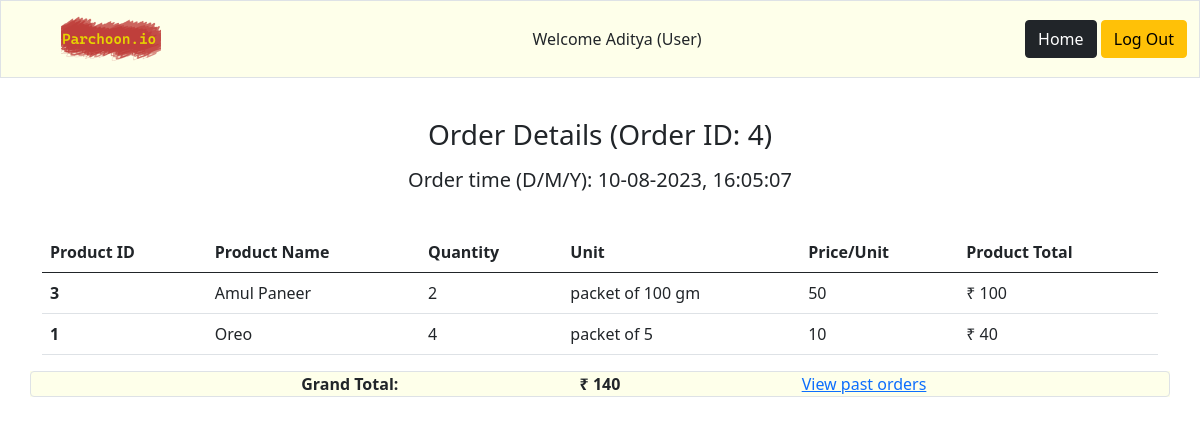
Page /order_summary/1/4/ on the committed database.
### model.py (models this page shows, shortened)
class Users(db.Model):
    __tablename__ = 'users'
    user_id= db.Column(db.Integer, autoincrement=True, primary_key=True, nullable=False, unique=True)
    user_email= db.Column(db.String, nullable=False, unique=True)
    user_password= db.Column(db.String, nullable=False)
    user_username= db.Column(db.String, nullable=False, unique=True)
    user_firstname= db.Column(db.String, nullable=True)
    user_midname= db.Column(db.String)
    user_lastname= db.Column(db.String)
    user_city= db.Column(db.String, nullable=False)
    user_pincode= db.Column(db.Integer, nullable=False)
    user_address= db.Column(db.String)

class Orders(db.Model):
    __tablename__ = 'orders'
    order_rowID = db.Column(db.Integer, primary_key=True, nullable=False, autoincrement=True)
    order_id = db.Column(db.Integer, nullable=False)
    order_userID = db.Column(db.Integer, db.ForeignKey('users.user_id'), nullable=False)
    order_itemID = db.Column(db.Integer, db.ForeignKey('items.item_id'), nullable=False)
    order_qty = db.Column(db.Integer, nullable=False)
    order_price = db.Column(db.Integer, nullable=False)
    order_unit = db.Column(db.String, nullable=False)
    order_time = db.Column(db.Float())
    order_total = db.Column(db.Integer)
    order_itemName = db.Column(db.String)

class Unique_orders(db.Model):
    __tablename__ = 'unique_orders'
    order_id = db.Column(db.Integer, primary_key=True, nullable=False)
    user_id = db.Column(db.Integer, nullable=False)
    order_total = db.Column(db.Integer)
    order_time = db.Column(db.Float())

### routes.py (the view)
@app.route('/order_summary/<int:userID>/<int:orderID>/')
def order_summary(userID, orderID):
    user = Users.query.get(userID) # Current user
    uniqueOrder = Unique_orders.query.get(orderID)
    order = Orders.query.filter_by(order_id=orderID).all()
    orderTime = dt.datetime.fromtimestamp(uniqueOrder.order_time)
    orderTime = orderTime.strftime("%d-%m-%Y, %H:%M:%S")
    return rt('order_summary.html', userID=userID, orderID=orderID, uniqueOrder=uniqueOrder, order=order, user=user, Items=Items, orderTime=orderTime)

### templates/order_summary.html
{% extends 'base.html' %}
{%block buttons%}
    <a href="{{url_for('user_home',userID=userID)}}" type="button" class="btn btn-dark">Home</a>
    <a href="{{url_for('index')}}" type="button" class="btn btn-warning">Log Out</a>
{%endblock%}
{% block welcome%} {{user.user_firstname}} {% endblock %}
{% block content %}
<br>
<h3 class="mx-1 my-3 text-center"> Order Details (Order ID: {{orderID}}) </h3>
<h5 class="mx-1 my-3 text-center"> Order time (D/M/Y): {{orderTime}}</h5>
<br>
<div class="container">
  <table class="table">
    <thead>
        <tr>
          <th scope="col-1"> Product ID </th>
          <th scope="col-4"> Product Name </th>
          <th scope="col-1"> Quantity </th>
          <th scope="col-3"> Unit </th>
          <th scope="col-1"> Price/Unit </th>
          <th scope="col-2"> Product Total </th>
        </tr>
      </thead>
      <tbody>
        {% for row in order %}
        <tr>
            <td> <b> {{row.order_itemID}} </b> </td>
            <td> {{row.order_itemName}} </td>
            <td> {{row.order_qty}} </td>
            <td> {{row.order_unit}} </td>
            <td> {{row.order_price}} </td>
            <td> ₹ {{row.order_total}} </td>
        </tr>
        {% endfor %}
    </tbody>
  </table>
</div>
<div class="container" style="background-color:#feffea;">
<div class="row border rounded-start rounded-end">
    <div class="col-4 text-end"> <b>Grand Total: </b></div>
    <div class="col-4 text-center"><b> ₹ {{uniqueOrder.order_total}}</b></div>
    <div class="col-4">
        <div class="row">
        <a href="{{url_for('user_orders', userID=userID)}}">  View past orders </a>
        </div>
    </div>
</div>
</div>
{% endblock %}

### rows in the picture
Users: user_firstname "Aditya"
Orders: order_itemID "3", order_itemName "Amul Paneer", order_qty "2", order_unit "packet of 100 gm", order_price "50", order_total "100"
Orders: order_itemID "1", order_itemName "Oreo", order_qty "4", order_unit "packet of 5", order_price "10", order_total "40"
Unique_orders: order_total "140"

### other values in the picture
{{ orderID }} "4"
{{ orderTime }} "10-08-2023, 16:05:07"
